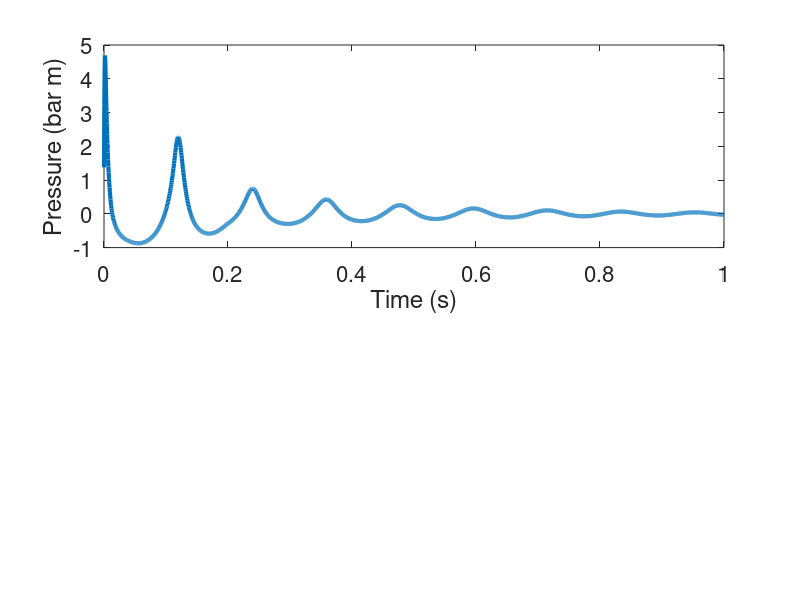

MATLAB code to generate this figure: (Note: this script raises an error after producing the figure.)
%% example_compareNucleus %%
%
% Compare pressure perturbation between simulation and Nucleus data for the
% two airguns that are used to generate the synthetic examples

clear all; clc;

% plotting properties
set(0,'DefaultLineLineWidth',3);
set(0,'DefaultAxesFontSize',16);

% add path to source code
addpath source/

%%% nucleus data %%%
% The nucleus data (nuc.csv) contains 65 different firing configurations
% (different pressures and volumes). The pressures and volumes are
% contained in nucProperties.csv (first column is pressure [psi], second column
% is volume [in^3]).
data = csvread('nuc.csv'); % load Nucleus data
[ns, nt] = size(data); % ns = number of samples in trace, nt = number of traces
dt = 500e-6; % sampling interval
t = 0:dt:(ns-1)*dt; %time vector
nucProp = csvread('nucProperties.csv'); %load airgun properties [pressure (pis); volume (cui)]

i = 51; % select nucleus signature 
disp('Properties of Nucleus Signature:');
disp(strcat('Pressure=',num2str(nucProp(i,1)),'psi'));
disp(strcat('Volume=',num2str(nucProp(i,2)),'in^3'));

figure(1); clf;
subplot(2,1,1);
plot(t, data(:,i),'-');
xlabel('Time (s)');
ylabel('Pressure (bar m)');

%%% SeismicAirgun simulation
src_pressure = nucProp(i,1); % source pressure [psi]
src_volume = nucProp(i,2); % source volume [in^3]
src_area = 10; % port area of source [in^2]
src_depth = 10; % depth of source [m]

% pressure (psi), volume (in^3), port/throat area (in^2)
src_props = [src_pressure, src_volume, src_area]; 

dt = 1.25e-5; % sampling interval
time = [min(t) max(t)]; % bounds on time vector
r = 1; % distance from airgun to receiver.
alpha = 0.8; % tuning parameter - decay of amplitude of pressure perturbation
beta = 1; % % tuning parameter - rate of ascent of bubble
physConst = physical_constants(src_depth, r, time, alpha, beta); % physical constant
plot_outputs = false; % false = do not plot outputs, true = plot outputs
output = SeismicAirgun(src_props, physConst, dt, plot_outputs);
output.tPres = [0 output.tPres];
output.pPresBarM = [0 output.pPresBarM];
figure(1); hold on;
plot(output.tPres, output.pPresBarM,'LineStyle',':');
legend('Nucleus','Simulation');

% convert to frequency domain and plot
[fData, PData, ~] = pressure_spectra(t, data(:,i)*1e5); % data (converted to Pa)
subplot(2,1,2);
semilogx(fData, PData);
hold on;
xlabel('Frequency (Hz)');
ylabel('dB re \mu Pa/Hz');


[fSim, PSim, ~] = pressure_spectra(output.tPres(2:end), output.pDir); % simulation
plot(fSim, PSim,':');
legend('Nucleus','Simulation');
xlim([1 1000])

